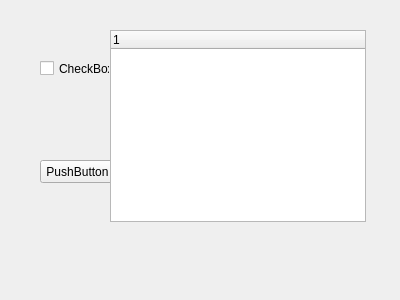
<?xml version="1.0" encoding="UTF-8"?>
<ui version="4.0">
 <class>Frame</class>
 <widget class="QFrame" name="Frame">
  <property name="geometry">
   <rect>
    <x>0</x>
    <y>0</y>
    <width>400</width>
    <height>300</height>
   </rect>
  </property>
  <property name="windowTitle">
   <string>Frame</string>
  </property>
  <widget class="QPushButton" name="pushButton">
   <property name="geometry">
    <rect>
     <x>40</x>
     <y>160</y>
     <width>75</width>
     <height>23</height>
    </rect>
   </property>
   <property name="text">
    <string>PushButton</string>
   </property>
  </widget>
  <widget class="QCheckBox" name="checkBox">
   <property name="geometry">
    <rect>
     <x>40</x>
     <y>60</y>
     <width>70</width>
     <height>17</height>
    </rect>
   </property>
   <property name="text">
    <string>CheckBox</string>
   </property>
  </widget>
  <widget class="QTreeWidget" name="treeWidget">
   <property name="geometry">
    <rect>
     <x>110</x>
     <y>30</y>
     <width>256</width>
     <height>192</height>
    </rect>
   </property>
   <column>
    <property name="text">
     <string notr="true">1</string>
    </property>
   </column>
  </widget>
 </widget>
 <resources/>
 <connections/>
</ui>
